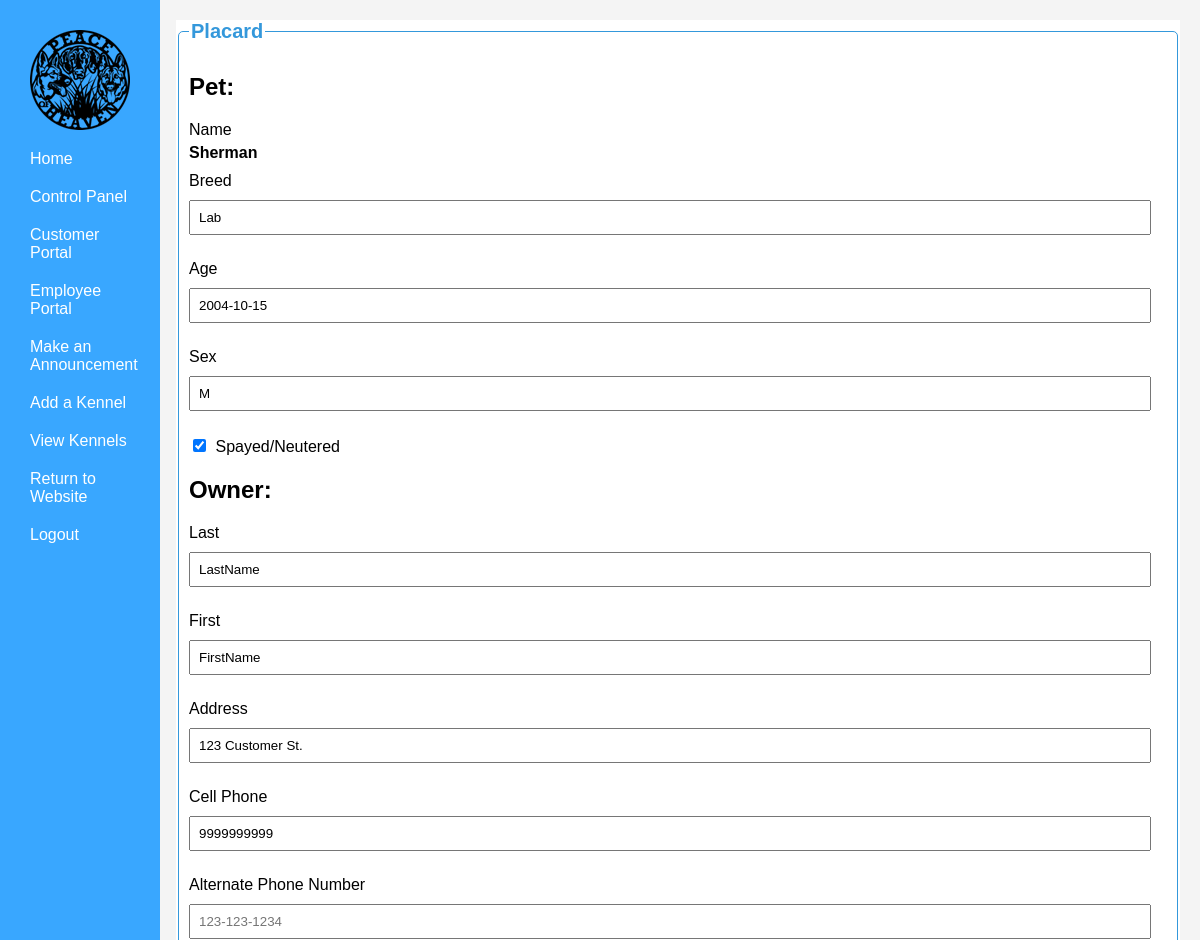
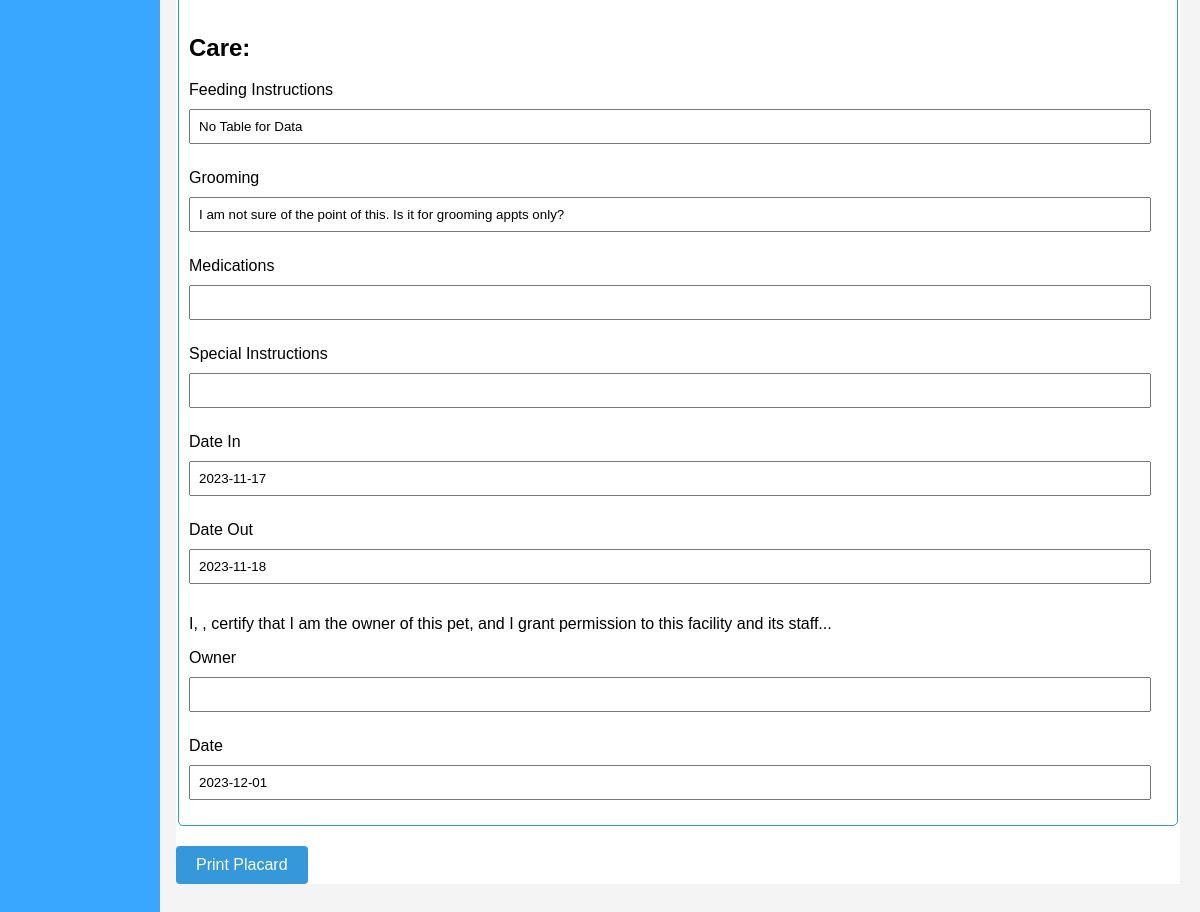
Screenshot of /php/Forms/KennelPlacard.php?Res_ID=7 (signed in) with the database file from the repository (2 pictures, top to bottom).
### tables this page shows
CREATE TABLE `dog` (
  `DogID` int(11) NOT NULL,
  `DogName` varchar(30) NOT NULL,
  `Breed` varchar(30) NOT NULL,
  `DogDOB` date NOT NULL,
  `Sex` char(1) NOT NULL,
  `isFixed` tinyint(1) NOT NULL,
  `Weight` int(3) NOT NULL,
  `Color` varchar(16) NOT NULL,
  `HasForms` tinyint(1) NOT NULL DEFAULT 0,
  `DogOtherInfo` varchar(500) NOT NULL,
  `CustID` int(11) NOT NULL
);

CREATE TABLE `customer` (
  `CustID` bigint(20) NOT NULL,
  `CustFirstName` varchar(100) NOT NULL,
  `CustLastName` varchar(100) NOT NULL,
  `CustPhone` varchar(20) NOT NULL,
  `CustAddress` varchar(100) NOT NULL,
  `CustCity` varchar(100) NOT NULL,
  `CustState` varchar(100) NOT NULL,
  `CustZip` varchar(100) NOT NULL,
  `AcctEmail` varchar(100) NOT NULL,
  `User_ID` bigint(20) NOT NULL
);

CREATE TABLE `reservation` (
  `Res_ID` int(11) NOT NULL,
  `ResStartTime` date NOT NULL,
  `ResEndTime` date NOT NULL,
  `EmerContact` varchar(255) NOT NULL,
  `EmerPhone` varchar(12) NOT NULL,
  `isCheckedIn` tinyint(1) NOT NULL,
  `ServiceType` text NOT NULL,
  `isApproved` tinyint(1) NOT NULL,
  `ResDesc` varchar(500) NOT NULL,
  `isFinished` tinyint(1) NOT NULL,
  `CustID` int(11) NOT NULL,
  `DogID` int(11) NOT NULL,
  `KennelID` int(11) NOT NULL
);

### php/UserHandling/classes/Config.php (called while the page is built)
<?php
class Config {
    public static function get($path = null) {
        if($path) {
            $config = $GLOBALS['config'];
            $path = explode('/',$path);
            foreach($path as $bit ) {
                if(isset($config[$bit])) {
                    $config = $config[$bit];
                } else {
                    return false;
                }
            }
            return $config;
        }
        return false;
    }
}

### php/UserHandling/classes/DB.php (called while the page is built, shortened)
<?php
class DB {
    private static $_instance = null;
    private $_pdo,
            $_query,
            $_lastQuery,
            $_error = false,
            $_results,
            $_count = 0;
    private function __construct() {
        try {
            $this->_pdo = new PDO('mysql:host=' . Config::get('mysql/host') . ';dbname=' . Config::get('mysql/db'),Config::get('mysql/username'), Config::get('mysql/password'));
        } catch (PDOException $e) {
            die($e->getMessage());
        }
    }
    public static function getInstance() {
        if(!isset(self::$_instance)) {
            self::$_instance = new DB();
        }
        return self::$_instance;
    }
    public function query($sql, $params = array()) {
        $this->_error = false;
        if($this->_query = $this->_pdo->prepare($sql)) {
            $x=1;
            if(count($params)) {
                foreach($params as $param) {
                    $this->_query->bindValue($x, $param);
                    $x++;
                }
            }
            if($this->_query->execute()) {
                $this->_results = $this->_query->fetchAll(PDO::FETCH_OBJ);
                $this->_count = $this->_query->rowCount();
            } else {
                $this->_error = true;
            }
        }
        return $this;
    }
    public function get($table, $where) {
        return $this->action('SELECT *', $table, $where);
    }
    public function results() {
        return $this->_results;
    }
    public function first() {
        return $this->results()[0];
    }
    private function action ($action, $table, $where = array()) {
        if(count($where) === 3) {
            $operators = array('=','>','<','<=','>=');
            $field      = $where[0];
            $operator   = $where[1];
            $value      = $where[2];
            if (in_array($operator, $operators)) {
                $sql = "{$action} FROM {$table} WHERE {$field} {$operator} ?";
                if(!$this->query($sql,array($value))->error()) {
                    return $this;
                }
            }
        }
        return false;
    }
    public function count() {
        return $this->_count;
    }
    public function error() {
        return $this->_error;
    }
}

### php/UserHandling/classes/User.php (called while the page is built, shortened)
<?php
class User {
    private $_db,
            $_data,
            $_sessionName,
            $_cookieName,
            $_isLoggedIn;
    public function __construct($user = null) {
        $this->_db = DB::getInstance();
        $this->_sessionName = Config::get('session/session_name');
        if(!$user) {
            if(Session::exists($this->_sessionName)) {
                $user = Session::get($this->_sessionName);
                if($this->find($user)) {
                    $this->_isLoggedIn = true;
                } else {
                }
            }
        } else {
            $this->find($user);
        }
    }
    public function find($user = null) {
        if($user) {
            $field = (is_numeric($user)) ? 'id' : 'username';
            $data = $this->_db->get('users', array($field, '=', $user));
            if($data->count() > 0) {
                $this->_data = $data->first();
                return true;
            }
        }
        return false;
    }
    public function data() {
        return $this->_data;
    }
}

### php/UserHandling/classes/Session.php (called while the page is built, shortened)
<?php
class Session {
    public static function exists($name) {
        return (isset($_SESSION[$name])) ? true : false;
    }
    public static function get($name) {
        return $_SESSION[$name];
    }
}

### php/UserHandling/classes/Reservation.php (called while the page is built, shortened)
<?php
class Reservation {
    private $_db,
            $_reservationData;
    public function __construct($service, array $dogs) {
        $this->_db = DB::getInstance();
    }
    public function getReservationData()
    {
        return $this->_reservationData;
    }
    public function getReservationById($reservationId) {
        $fields = 'Res_ID';
        $data = $this->_db->get('reservation', array($fields, '=', $reservationId));
        if($data->count() > 0) {
            $this->_reservationData = $data->first();
            return true;
        }
        return false;
    }
}

### php/UserHandling/classes/Dog.php (called while the page is built, shortened)
<?php
class Dog {
    private $_db,
            $_dogData,
            $_sessionName;
    public function __construct() {
        $this->_db = DB::getInstance();
    }
    public function findDogInfoWithDogID($dog = null){
        if($dog){
            $fields = 'DogID';
            $data = $this->_db->get('dog', array($fields, '=', $dog));
            if($data->count() > 0) {
                $this->_dogData = $data->first();
                return true;
            }
        }else{
            return false;
        }
    }
    public function data(){
        return $this->_dogData;
    }
}

### php/UserHandling/classes/Customer.php (called while the page is built, shortened)
<?php
class Customer {
    private $_db,
            $_customerData,
            $_sessionName;
    public function __construct() {
        $this->_db = DB::getInstance();
    }
    public function getCustomerData() {
        return $this->_customerData;
    }
    public function findCustInfoWithCustID($customer = null){
        if($customer){
            $fields = 'CustID';
            $data = $this->_db->get('customer', array($fields, '=', $customer));
            if($data->count() > 0) {
                $this->_customerData = $data->first();
                return true;
            }
        }else{
            return false;
        }
    }
}

### php/UserHandling/classes/DogHealth.php (called while the page is built, shortened)
<?php
class DogHealth {
    private $_db,
            $_healthData,
            $_sessionName;
    public function getHealthInfo(){
        return $this->_healthData;
    }
}

### php/Forms/KennelPlacard.php (the view, shortened to what this page needs)
<?php
    $user = new User();
    if($user->data()->group == 3) {
        include("../AdminPortal/AdminNavBar.php");
    }
    if($user->isLoggedIn()) {
        $customer = new Customer();
        $dog = new Dog();
        $reservation = new Reservation('service', array());
    } else {
        Redirect::to('../UserHandling/login.php');
    }
    $reservationId = $_GET['Res_ID'];
    $reservation->getReservationById($reservationId);
    $reservationData = $reservation->getReservationData();
    $customerId = $reservationData->CustID;
    $dogId = $reservationData->DogID;
    $customer->findCustInfoWithCustID($customerId);
    $dog->findDogInfoWithDogID($dogId);
    $customerData = $customer->getCustomerData();
    $dogData = $dog->data();
    $dogHealth = new DogHealth();
    $dogHealth->findHealthInfo($dogId);
    $healthData = $dogHealth->getHealthInfo();
?>
<!doctype html>
<html lang="en">
<head>
    <link rel="stylesheet" href="/PeaceOfHeavenWebPage/css/KennelPlacard.css">
</head>
<body>
<div class='content'>
<form action="#" method="post">
    <fieldset>
        <legend>Placard</legend>
<section>
    <h2>Pet:</h2>
    <label for="dogName">Name </label>
    <strong><?php echo $dogData->DogName; ?></strong>
    <label for="breed">Breed </label>
    <input type="text" name="breed" id="breed" value="<?php echo $dogData->Breed; ?>">
    <label for="age">Age </label>
    <input type="text" name="age" id="age" value="<?php echo $dogData->DogDOB; ?>">
    <label for="sex">Sex </label>
    <input type="text" name="sex" id="sex" value="<?php echo $dogData->Sex; ?>">
    <label>
        <input type="checkbox" name="fixedCheckbox" id="fixedCheckbox" <?php echo $dogData->isFixed ? 'checked' : ''; ?>> Spayed/Neutered
    </label>
</section>
<section>
    <h2>Owner:</h2>
    <div>
        <label for="lastName">Last </label>
        <input type="text" name="lastName" id="lastName" value="<?php echo $customerData->CustLastName; ?>">
        <label for="firstName">First </label>
        <input type="text" name="firstName" id="firstName" value="<?php echo $customerData->CustFirstName; ?>">
        <label for="address">Address </label>
        <input type="text" name="address" id="address" value="<?php echo $customerData->CustAddress; ?>">
        <label for="cellPhone">Cell Phone </label>
        <input type="tel" id="cellPhone" name="cellPhone" placeholder="123-123-1234" required value="<?php echo $customerData->CustPhone; ?>">
        <label for="alternatePhone">Alternate Phone Number </label>
        <input type="tel" id="alternatePhone" name="alternatePhone" placeholder="123-123-1234">
    </div>
</section>
<section>
    <h2>Care:</h2>
    <label for="feedingInstructions">Feeding Instructions </label>
    <input type="text" name="feedingInstructions" id="FeedingInstructions" value="<?php echo 'No Table for Data' ?>">
    <label for="grooming">Grooming </label>
    <input type="text" name="grooming" id="grooming" value="<?php echo 'I am not sure of the point of this. Is it for grooming appts only?'?>">
    <label for="medications">Medications </label>
    <input type="text" name="medications" id="medications" value="<?php echo $healthData->Medication; ?>">
    <label for="specialInstructions">Special Instructions </label>
    <input type="text" name="specialInstructions" id="specialInstructions" >
    <label for="dateIn">Date In </label>
    <input type="text" name="dateIn" id="dateIn" value="<?php echo $reservationData->ResStartTime ;?>">
    <label for="dateOut">Date Out </label>
    <input type="text" name="dateOut" id="dateOut" value="<?php echo $reservationData->ResEndTime ; ?>">
</section>
<section>
    <p>
        I, <?php  ?>, certify that I am the owner of this pet, and I grant
        permission to this facility and its staff...
    </p>
</section>
<section>
    <label for="owner">Owner </label>
    <input type="text" name="owner" id="owner">
    <label for="date">Date </label>
    <input type="text" name="date" id="date" value="<?php echo date('Y-m-d'); ?>">
</section>
</fieldset>
<button onclick="printForm()">Print Placard</button>
</form>
</div>
</body>
</html>

### css/CredNavBar.css (style rules this page uses)
body { margin: 0; padding: 0; font-family: Arial, sans-serif; }
.content { margin-left: 75%; padding: 20px; }

### css/KennelPlacard.css (style rules this page uses)
body { font-family: 'Arial', sans-serif; background-color: #f4f4f4; margin: 0; padding: 0; }
.content { margin-left: 13%; }
form { background-color: white; }
fieldset { border: 1px solid #3498db; border-radius: 5px; padding: 10px; margin-bottom: 20px; }
legend { color: #3498db; font-size: 20px; font-weight: bold; }
label { display: block; margin: 10px 0 5px; }
input[type="text"], input[type="tel"], input[type="email"], input[type="date"], input[type="datetime-local"], textarea { width: calc(100% - 16px); padding: 8px; margin: 5px 0 15px; box-sizing: border-box; }
input[type="checkbox"] { margin-right: 5px; }
button { background-color: #3498db; color: #fff; border: none; padding: 10px 20px; font-size: 16px; cursor: pointer; border-radius: 4px; text-align: center; }

### rows the page displays
dog: DogName "Sherman", breed "Lab", age "2004-10-15", sex "M", isFixed "☑"
customer: lastName "LastName", firstName "FirstName", address "123 Customer St.", cellPhone "9999999999"
reservation: dateIn "2023-11-17", dateOut "2023-11-18"
